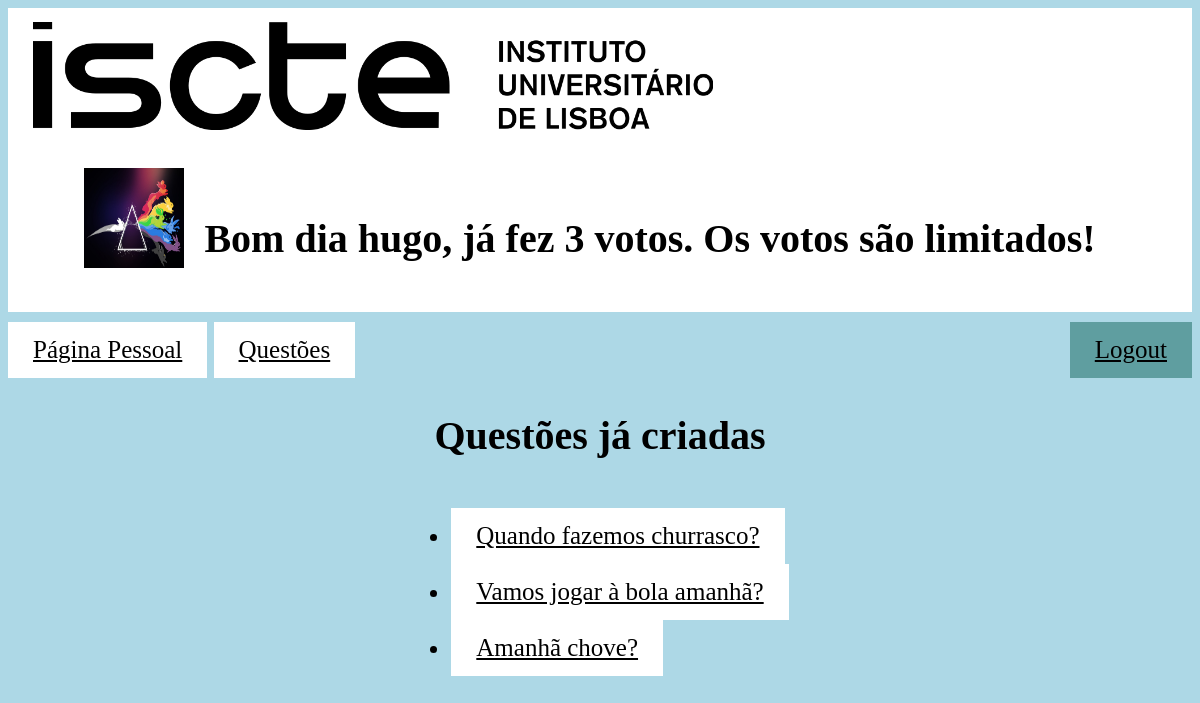
Before: /votacao/main/ (signed in) with the older database file.
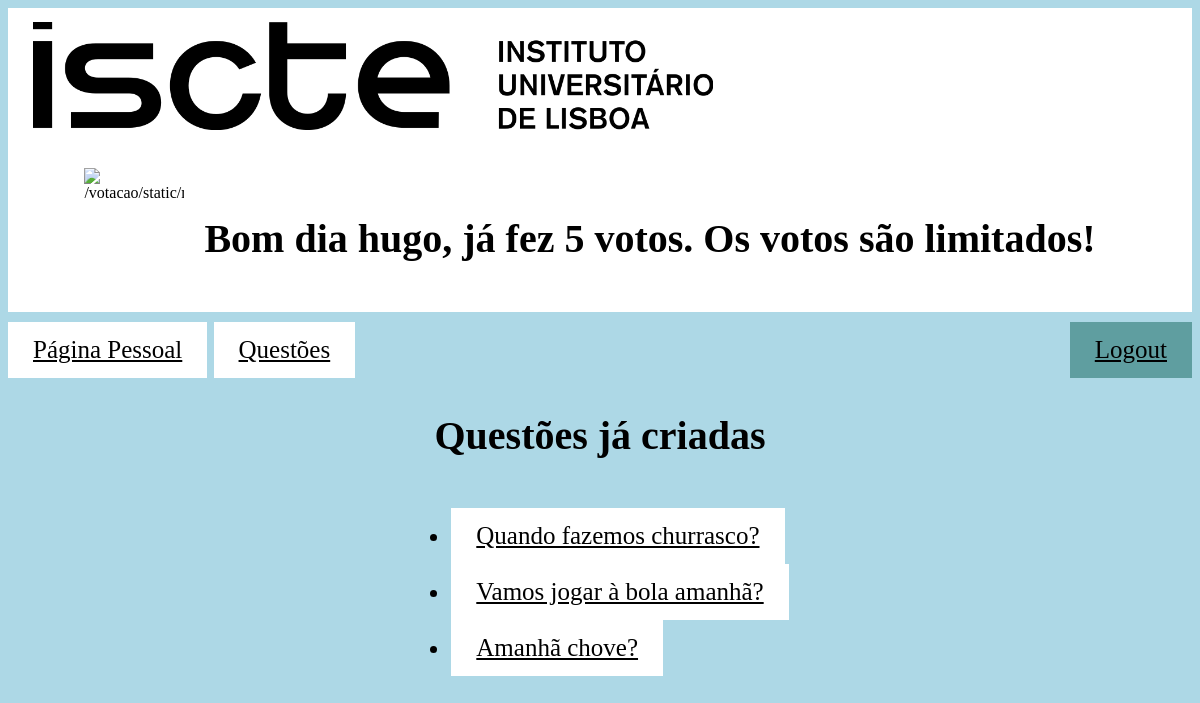
After: the same page with the newer database file.
### votacao/models.py (models this page shows)
class Aluno(models.Model):
    user = models.OneToOneField(User, on_delete=models.CASCADE)
    curso = models.CharField(max_length=100)
    numero_grupo=12
    grupo = models.IntegerField(default=numero_grupo)
    votos = models.IntegerField(default=numero_grupo + 10)
    avatar = models.CharField(default='default', max_length=1000)

### votacao/views.py (the view)
# urls.py: path('main/', views.index, name='index'),
@login_required(login_url='/votacao/')
def index(request):
    latest_question_list = Questao.objects.order_by('-pub_data')
    if not request.user.is_superuser:
        aluno = Aluno.objects.get(user_id=request.user.id)
        resultado = aluno.grupo + 10 - aluno.votos
        context = {
            'latest_question_list': latest_question_list, 'username': request.user.username, 'aluno': aluno,
            "resultado": resultado}
        return render(request, 'votacao/index.html', context)
    else:
        context = {
            'latest_question_list': latest_question_list, 'username': request.user.username}
        return render(request, 'votacao/index.html', context)

### votacao/templates/votacao/index.html (shortened to what this page needs)
<!DOCTYPE html>
<html lang="en">
<head>
    {% load static %}
    <link rel="stylesheet" type="text/css" href="{% static 'votacao/css/styles.css' %}">
</head>
<header>
    <a href="https://www.iscte-iul.pt/">{% load static %}
        <img class="logo" src="{% static 'votacao/images/iscte.gif' %}" alt="image not found"
             title="https://www.iscte-iul.pt/">
    </a>
    <div class="container">
        {% if user.is_authenticated %}
        <h1>Bom dia
            <span id="username" onclick="showProfilePic()">{{request.user.username}}</span>,
            {% if not request.user.is_superuser %}
            {% if resultado == 1 %}
            já fez {{resultado}} voto. Os votos são limitados!
            {% elif resultado == 0 %}
            ainda não fez nenhum voto. Os votos são limitados!
            {% else %}
            já fez {{resultado}} votos. Os votos são limitados!
            {% endif %}
            {% endif %}
        </h1>
        {% if not request.user.is_superuser %}
        {% with aluno.avatar|truncatewords:7 as data %}
        {% if data == "default" or request.path == "/votacao/" or request.path == "/votacao/registo/"%}
        {% load static %} <img src="{% static 'votacao/images/default_avatar.jpg' %}">
        {% else %}
        <img id="aluno.avatar" src="{{aluno.avatar}}" alt="{{aluno.avatar}}" height="100" width="100"
             style="visibility: visible;" ondblclick="hiddeProfilePic()">
        {% endif %}
        {% endwith %}
        {% endif %}
    </div>
    {% else %}
    <div>
        <h1>
            O utilizador não está logado
        </h1>
    </div>
    {% endif %}
</header>
<body>
<nav>
    <div>
        {% if request.path != "/votacao/" and request.path != "/votacao/registo/" %}
        <a href="{% url 'votacao:paginapessoal' %}"> Página Pessoal</a>
        <a href="{% url 'votacao:index' %}">Questões</a>
        <a style="float:right; background-color:cadetblue" href="{% url 'votacao:logout' %}"> Logout</a>
        {% endif %}
    </div>
</nav>
{% block conteudo %}
<section>
    <h1> Questões já criadas </h1>
    {% if latest_question_list %}
    <ul>
        {% for questao in latest_question_list %}
        <p>
        <li>
            <a href="{% url 'votacao:detalhe' questao.id %}">{{ questao.questao_texto }}</a>
        </li>
        </p>
        {% endfor %}
    </ul>
    {% else %}
    <p>Nao há questoes disponiveis.</p>
    {% endif %}
</section>
{% endblock %}
</body>
</html>

Changed rows visible on the page:
no longer on this page (row edited): Aluno: avatar (picture)
Other visible differences:
{{ resultado }}: "3" → "5"
